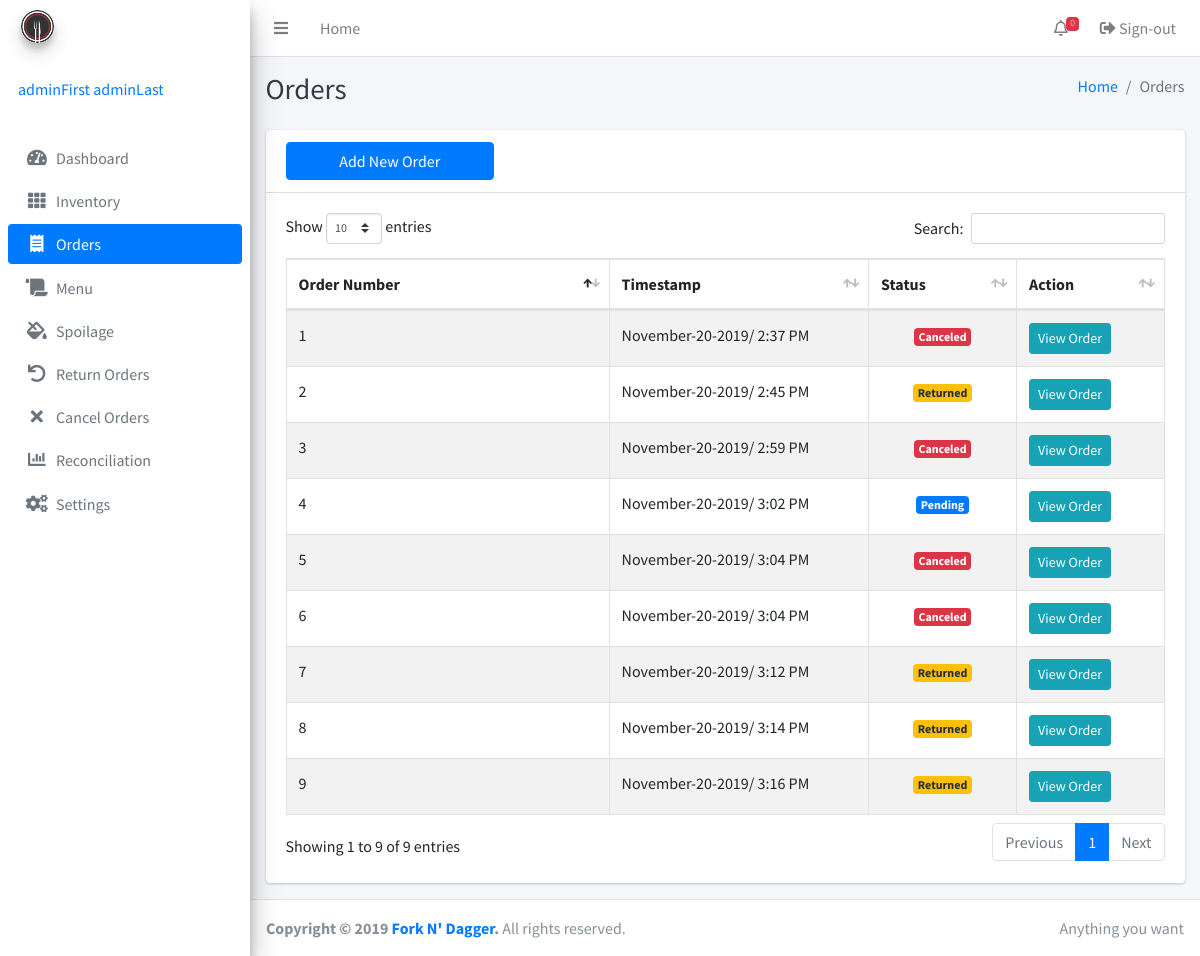
Before: /order.php (signed in) with the older database file.
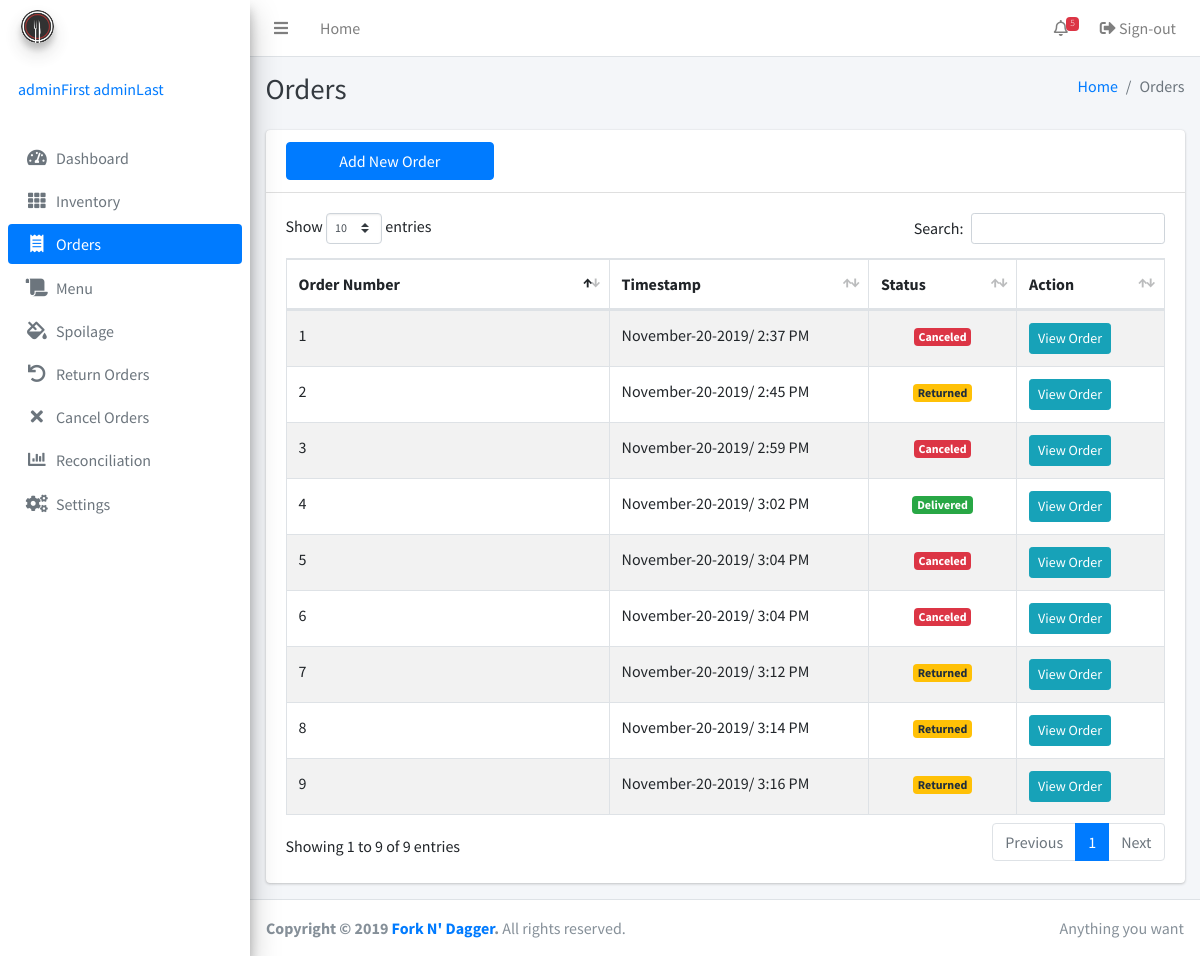
After: the same page with the newer database file.
### tables this page shows
CREATE TABLE IF NOT EXISTS `orders` (
  `order_id` bigint(255) NOT NULL,
  `timestamp` timestamp(6) NULL DEFAULT NULL,
  `status` enum('Pending','Canceled','Returned','Delivered') DEFAULT NULL,
  `lastUpdatedStatus` timestamp(6) NULL DEFAULT NULL,
  `adminID` int(255) NOT NULL,
  PRIMARY KEY (`order_id`)
);

### order.php (the view, shortened to what the changed rows need)
<?php include 'inc/session.php'; ?>
<?php include 'inc/header.php'; ?>
<body class="hold-transition sidebar-mini">
<div class="wrapper">
<?php
include 'inc/navbar.php'; ?>
  <div class="content-wrapper">
    <div class="content-header">
      <div class="container-fluid">
        <div class="row mb-2">
          <div class="col-sm-6">
            <h1 class="m-0 text-dark">Orders</h1>
          </div>
        </div>
      </div>
    </div>
    <div class="content">
      <div class="container">
        <div class="row">
          <div class="col-12">
            <div class="card">
              <div class="card-body">
                <table class="table table-bordered table-striped display">
                  <thead>
                  <tr>
                    <th width="160">Order Number</th>
                    <th width="120">Timestamp</th>
                    <th width="50">Status</th>
                    <th width="50">Action</th>
                  </tr>
                  </thead>
                  <tbody>
                  <?php
                  $getAllOrders = mysqli_query($conn, "SELECT * FROM `orders`");
                  while($row = mysqli_fetch_assoc($getAllOrders)) {
                     if ($row['status'] == 'Pending'){
                        $color = 'primary';
                      } elseif ($row['status'] == 'Canceled'){
                        $color = 'danger';
                      } elseif ($row['status'] == 'Returned'){
                        $color = 'warning';
                      } else {
                        $color = 'success';
                      }
                  ?>
                    <tr>
                      <td><?php echo $row['order_id']; ?></td>
                      <td><?php echo date('F-j-Y/ g:i A',strtotime($row['timestamp']));  ?></td>
                      <td class="text-center"><span class="badge bg-<?php echo $color; ?>"><?php echo $row['status']; ?></span></td>
                      <td>
                        <button type="button" class="btn btn-info btn-sm m-0" data-toggle="modal" data-target="#viewOrder<?php echo $row['order_id'] ?>">View Order</button>
                      </td>
                    </tr>
                  <?php
                  }
                  ?>
                  </tbody>
                </table>
              </div>
            </div>
          </div>
        </div>
      </div>
  </div>
</div>
</div>
</body>
</html>

### inc/navbar.php (shortened to what the changed rows need)
<nav class="main-header navbar navbar-expand navbar-white navbar-light">
  <ul class="navbar-nav ml-auto">
    <li class="nav-item dropdown">
      <a class="nav-link" data-toggle="dropdown" href="#">
        <i class="far fa-bell"></i>
      <?php
      $result3 = mysqli_query($conn, "SELECT count(*) as counted FROM inventory where lowquantity >= quantity or quantity = 0");
       $row1 = mysqli_fetch_assoc($result3);
       $counted = $row1['counted'];
       echo '<span class="badge badge-danger navbar-badge">'.$counted.'</span>';
      ?>
      </a>
    </li>
  </ul>
</nav>

Changed rows visible on the page:
changed orders id 4: status "Pending" → "Delivered"
Other visible differences:
$counted: "0" → "5"
